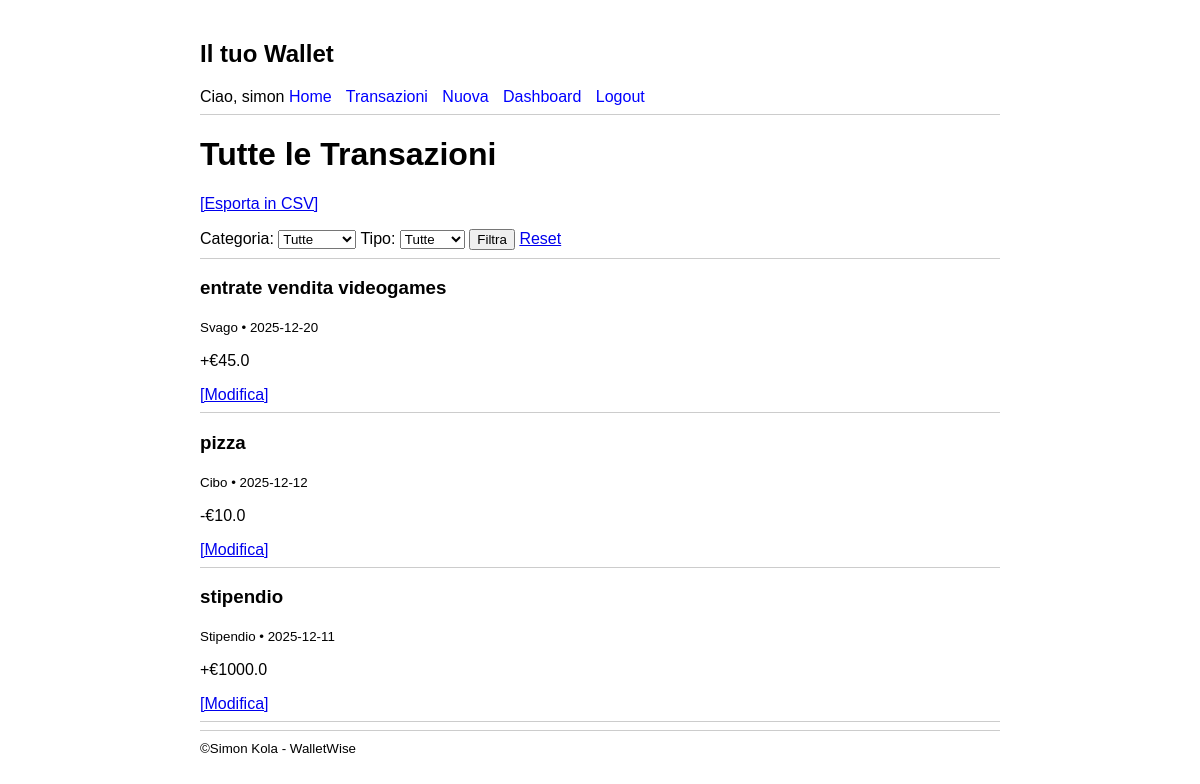
Page /transazioni (signed in) on the earlier database version.
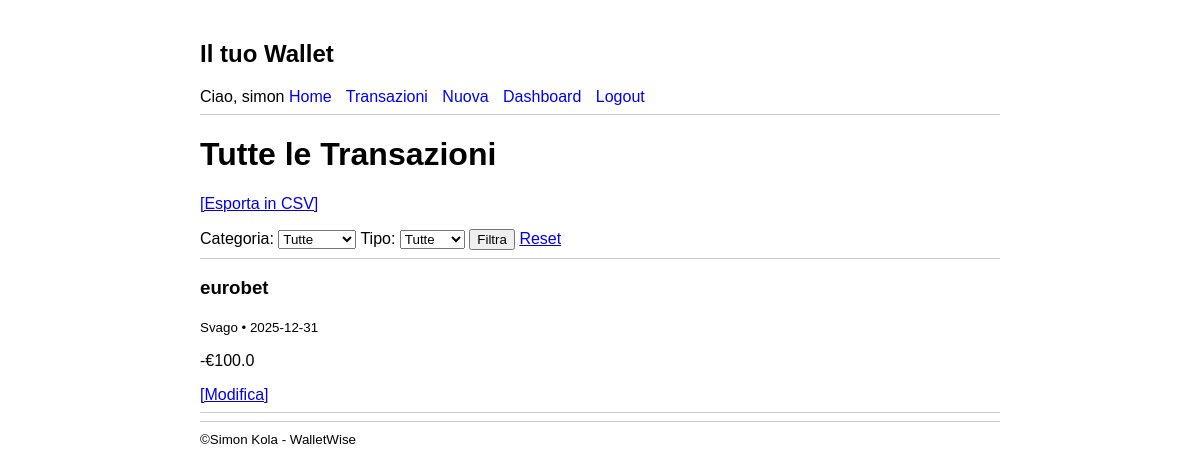
Same page on the later database version.
### tables this page shows
CREATE TABLE transactions (
  id INTEGER PRIMARY KEY AUTOINCREMENT,
  author_id INTEGER NOT NULL,
  category_id INTEGER NOT NULL,
  created TIMESTAMP NOT NULL DEFAULT CURRENT_TIMESTAMP,
  type TEXT NOT NULL CHECK(type IN ('entrata', 'uscita')),
  amount REAL NOT NULL,
  description TEXT NOT NULL,
  date DATE NOT NULL,
  FOREIGN KEY (author_id) REFERENCES user (id),
  FOREIGN KEY (category_id) REFERENCES categories (id)
);

CREATE TABLE categories (
  id INTEGER PRIMARY KEY AUTOINCREMENT,
  name TEXT NOT NULL
);

### app/main.py (the view)
@bp.route('/transazioni')
def transazioni():
    if g.user is None:
        return redirect(url_for('auth.login'))
    category_id = request.args.get('category_id', type=int)
    type_filter = request.args.get('type')
    transactions = transaction_repository.find_filtered(
        g.user['id'], category_id, type_filter
    )
    categories = category_repository.find_all()
    return render_template('transazioni.html',
                         transactions=transactions,
                         categories=categories,
                         selected_category=category_id,
                         selected_type=type_filter)

### app/auth.py (called while the page is built)
@bp.before_app_request
def load_logged_in_user():
    user_id = session.get('user_id')
    if user_id is None:
        g.user = None
    else:
        g.user = user_repo.get_user_by_id(user_id)

### app/db.py (called while the page is built)
def get_db():
    if 'db' not in g:
        g.db = sqlite3.connect(
            current_app.config['DATABASE']
        )
        g.db.row_factory = sqlite3.Row
    return g.db

### app/repositories/categoria_repo.py (called while the page is built)
def find_all():
    db = get_db()
    return db.execute('SELECT * FROM categories ORDER BY name').fetchall()

### app/repositories/transazioni_repo.py (called while the page is built)
def find_filtered(user_id, category_id=None, type_filter=None):
    db = get_db()
    query = """
        SELECT t.*, c.name as category_name
        FROM transactions t
        JOIN categories c ON t.category_id = c.id
        WHERE t.author_id = ?
    """
    params = [user_id]
    if category_id:
        query += ' AND t.category_id = ?'
        params.append(category_id)
    if type_filter:
        query += ' AND t.type = ?'
        params.append(type_filter)
    query += ' ORDER BY t.date DESC, t.created DESC'
    return db.execute(query, params).fetchall()

### app/repositories/user_repo.py (called while the page is built)
def get_user_by_id(user_id):
    db = get_db()
    user = db.execute(
        "SELECT * FROM user WHERE id = ?", (user_id,)
    ).fetchone()
    return user

### app/templates/transazioni.html (shortened to what this page needs)
{% extends 'base.html' %}
{% block content %}
    <h1>Tutte le Transazioni</h1>
    <p>
        <a href="{{ url_for('main.export_csv') }}">[Esporta in CSV]</a>
    </p>
    <form method="get">
        <label>Categoria:
            <select name="category_id">
                <option value="">Tutte</option>
            </select>
        </label>
        <label>Tipo:
            <select name="type">
                <option value="">Tutte</option>
            </select>
        </label>
        <input type="submit" value="Filtra">
        <a href="{{ url_for('main.transazioni') }}">Reset</a>
    </form>
    <hr>
    {% if transactions %}
        {% for t in transactions %}
        <article>
            <header>
                <h3>{{ t.description }}</h3>
                <small>{{ t.category_name }} • {{ t.date }}</small>
            </header>
            <p>
                {% if t.type == 'entrata' %}+{% else %}-{% endif %}€{{ t.amount }}
            </p>
            {% if g.user and g.user['id'] == t.author_id %}
                <a href="{{ url_for('main.update', id=t.id) }}">[Modifica]</a>
            {% endif %}
        </article>
        <hr>
        {% endfor %}
    {% else %}
        <p>Nessuna transazione trovata.</p>
    {% endif %}
{% endblock %}

Differences in the rows shown:
removed transactions: description "entrate vendita videogames", category_name "Svago", date "2025-12-20", amount "45.0"
removed transactions: description "pizza", category_name "Cibo", date "2025-12-12", amount "10.0"
removed transactions: description "stipendio", category_name "Stipendio", date "2025-12-11", amount "1000.0"
added transactions: description "eurobet", category_name "Svago", date "2025-12-31", amount "100.0"
